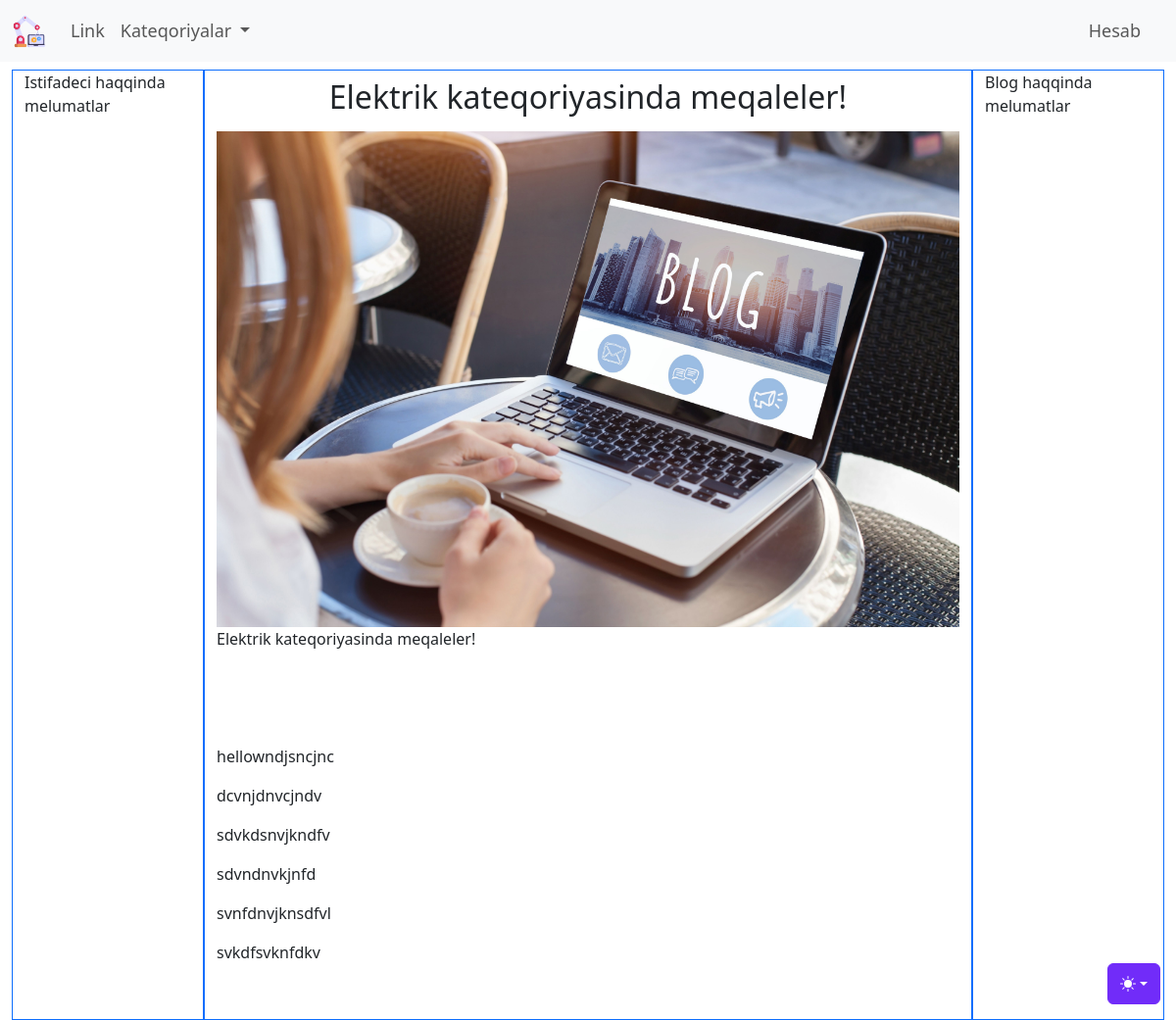
The page /blog/elektrik-kateqoriyasinda-meqaleler (signed in) on the database its author committed.
### blog/models.py (models this page shows, shortened)
class Blog(models.Model):
    class Meta:
        verbose_name = 'Məqalə'
        verbose_name_plural = 'Məqalələr'
    basliq_sekli = models.ImageField(upload_to = "uploads/%d.%m.%Y",default = 'uploads/default.jpg',null=True,blank=True)
    basliq = models.CharField('Məqalə başlığı', max_length = 200)
    kontent = CKEditor5Field('Məqalə kontenti', config_name = 'extends')
    yaradilma_tarixi = models.DateTimeField('Yaranma tarixi', auto_now_add = True)
    deyisdirilme_tarixi = models.DateTimeField('Yaranma tarixi', auto_now = True)
    blog_slug = models.SlugField(editable=False, unique = True)
    blog_kateqoriya = models.ManyToManyField(Kateqoriya, verbose_name = 'Kateqoriyaları seçin.')
    yayinda_mi = models.BooleanField('Yayına buraxılsın?', default = False)
    yeni_mi = models.BooleanField('Yeni məqalə?', default = True)
    karuselde = models.BooleanField('Karuseldə', default = False)
    istifadeci = models.ForeignKey(settings.AUTH_USER_MODEL,verbose_name='İstifadəçi',on_delete = models.CASCADE)

### blog/views.py (the view)
# urls.py: path('blog/<slug:_slug>',views.yazini_tap,name='yazini_tap'),
def yazini_tap(request,_slug):
    context = {
        'yazi':Blog.objects.get(blog_slug=_slug),
        'kateqoriyalar': Kateqoriya.objects.all(),
    }
    return render(request,'blog/yazini_tap.html',context)

### blog/templates/blog/yazini_tap.html (shortened to what this page needs)
{%extends 'base.html'%}
{%block content%}
	<div class="container-fluid mt-2">
		<div class="row">
			<div class="col-sm-0 col-md-0 col-lg-2 border border-primary">Istifadeci haqqinda melumatlar</div>
			<div class="col-sm-12 col-md-12 col-lg-8 border border-primary">
				<header class="text-center mb-3 mt-2">
					<h2>{{yazi.basliq}}</h2>
				</header>
				<article>
					<div class="text-center">
						<img class="img-fluid" src="{{yazi.basliq_sekli.url}}" alt="{{yazi.basliq}}">
					</div>
					<div class="content">
						{{yazi.kontent|safe}}
					</div>
				</article>
			</div>
			<div class="col-sm-0 col-md-0 col-lg-2 border border-primary">Blog haqqinda melumatlar</div>
		</div>
	</div>
{%endblock%}

### rows shown on the page
Blog: basliq "Elektrik kateqoriyasinda meqaleler!", basliq_sekli (placeholder picture), kontent "Elektrik kateqoriyasinda meqaleler! hellowndjsncjnc dcvnjdnvcjndv sdvkdsnvjkndfv sdvndnvkjnfd svnfdnvjknsdfvl svkdfsvknfdkv"
